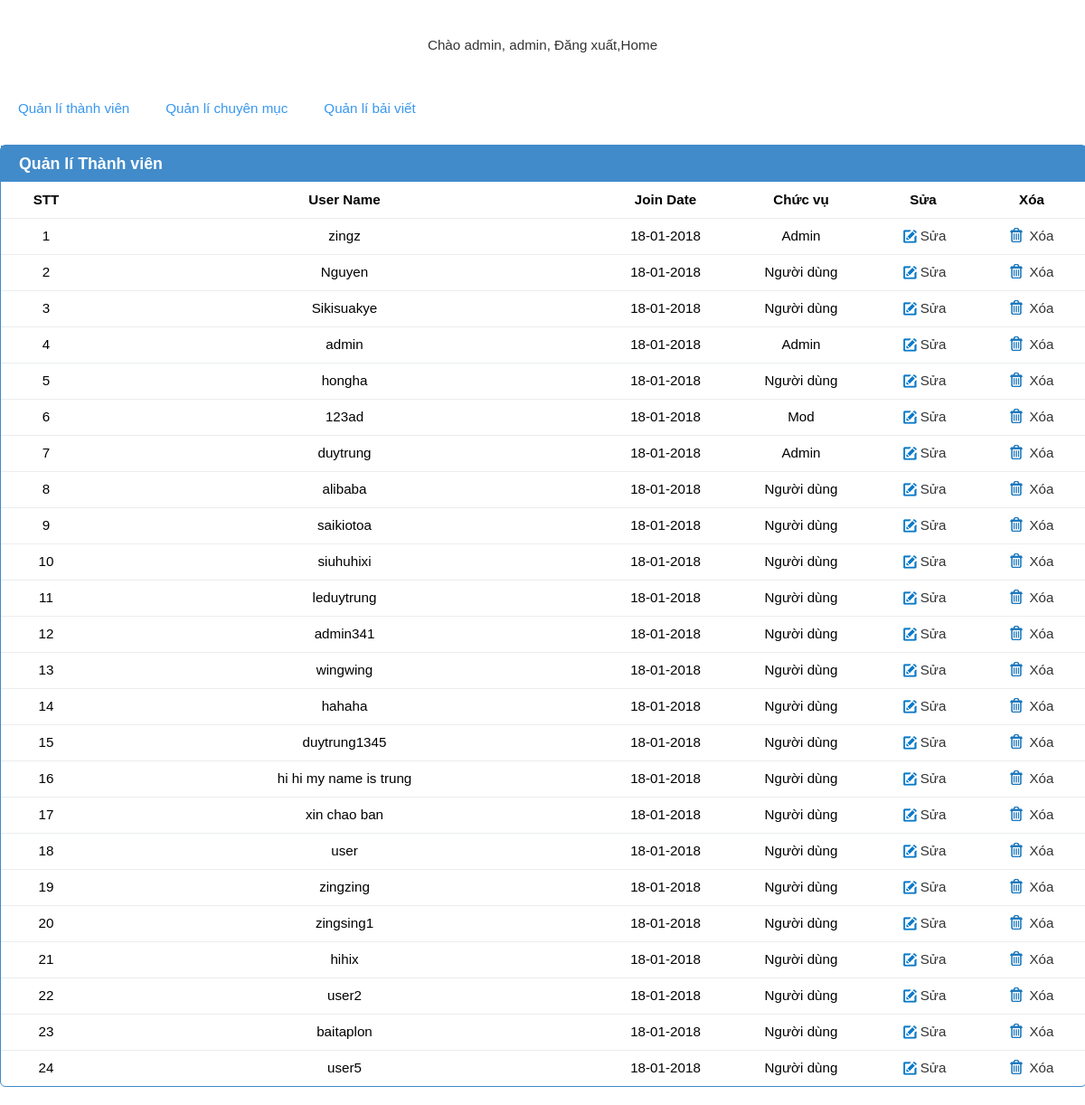
The page /admin/user.php (signed in) on the database its author committed.
### tables this page shows
CREATE TABLE `users` (
  `user_id` int(11) NOT NULL,
  `user_name` varchar(50) NOT NULL,
  `password` varchar(50) NOT NULL,
  `join_date` date NOT NULL,
  `level` int(11) NOT NULL
);

### admin/user.php (the view, shortened to what this page needs)
<?php require("templates/header.php");
	require '../library/connect.php';
?>
	<div id="container">
		<div id="header">
			<p>Chào admin, <?php echo $_SESSION['user_name'];?>, <a href="../logout.php">Đăng xuất</a>,<a href="../index.php">Home</a></p>
		</div>
		<div id="nav">
			<ul>
				<li><a href="user.php">Quản lí thành viên</a></li>
				<li><a href="category.php">Quản lí chuyên mục</a></li>
				<li><a href="article.php">Quản lí bải viết</a></li>
			</ul>
		</div>
		<div id="content-x">
			<div>
				<h3>Quản lí Thành viên</h3>
			</div>
		<table id="table">
			<tr>
				<th style="width: 100px">STT</th>
				<th>User Name</th>
				<th style="width: 150px">Join Date</th>
				<th style="width: 150px">Chức vụ</th>
				<th style="width: 120px;">Sửa</th>
				<th style="width: 120px;">Xóa</th>
			</tr>
			<?php
				$sql= "SELECT * ";
				$sql.= " FROM users ";
				$sql.= "ORDER BY user_id ASC ";
				$stmt= $conn->prepare($sql);
				$stmt->execute();
				if($stmt->rowCount()>0){
					$stt=1;
					$users =$stmt->fetchAll(PDO::FETCH_OBJ);
					foreach ($users as $user) {
				?>
				<tr>
					<td><?php echo $stt;?></td>
					<td><?php echo $user->user_name;?></td>
					<?php $time_stamp = strtotime($user->join_date);
						$join_date= date("d-m-Y");
					echo "<td>".$join_date."</td>";?>
					<td>
						<?php
						switch ($user->level) {
							case '1':
								echo "Người dùng";
								break;
							case '2':
								echo "Mod";
								break;
							case '4':
								echo "Admin";
								break;
						}
						?>
					</td>
					<td><a href="javascript:void(0);" class="edit-user"  data-userid="<?php echo $user->user_id;?>"><span class="icon-edit" >Sửa</a></td>
					<td><a href="javascript:void(0);" class="del-user" data-userid="<?php echo $user->user_id;?>"><span class="icon-delete" >Xóa</a></td>
				</tr>
				<?php
				$stt++;
					}
				} else{
					echo "<tr><td colspan='6'>Chưa có thành viên nào</td>
					</tr>";
				}
				?>
		</div>
	</div>

### admin/templates/style.css (style rules this page uses)
* { padding: 0px; margin:0px; }
.icon-edit { background:url(../../library/images/icon-edit.png) no-repeat; padding-left: 22px; }
.icon-delete { background:url(../../library/images/icon-delete.png) no-repeat; padding-left: 22px; }
a { text-decoration:none; color:#333; }
p { color: #333; }
body { font-family: arial; font-size: 0.95em; }
ul { list-style-type: none; }
#container { width: 1200px; margin:0 auto; }
#header { height: 100px; text-align: center; line-height: 100px; }
#nav ul { height: 40px; }
#nav li { float: left; line-height: 40px; }
#nav li a { color: #3897f0; padding-right: 20px; padding-left: 20px; display: block; }
#content-x { width: 1200px; margin:20px auto; border: 1px solid #418bca; border-radius: 6px; }
#content-x div { height: 40px; line-height: 40px; background: #418bca; color: #fff; }
#content-x div h3 { margin-left:20px; float: left; }
#content-x table { width: 1200px; text-align: center; border-collapse:collapse; }
#content-x table tr { height: 40px; line-height: 30px; border-bottom: 1px solid #eaecee; }

### rows shown on the page
users: user_name "zingz", level "Admin"
users: user_name "Nguyen", level "Người dùng"
users: user_name "Sikisuakye", level "Người dùng"
users: user_name "admin", level "Admin"
users: user_name "hongha", level "Người dùng"
users: user_name "123ad", level "Mod"
users: user_name "duytrung", level "Admin"
users: user_name "alibaba", level "Người dùng"
users: user_name "saikiotoa", level "Người dùng"
users: user_name "siuhuhixi", level "Người dùng"
users: user_name "leduytrung", level "Người dùng"
users: user_name "admin341", level "Người dùng"
users: user_name "wingwing", level "Người dùng"
users: user_name "hahaha", level "Người dùng"
users: user_name "duytrung1345", level "Người dùng"
users: user_name "hi hi my name is trung", level "Người dùng"
users: user_name "xin chao ban", level "Người dùng"
users: user_name "user", level "Người dùng"
users: user_name "zingzing", level "Người dùng"
users: user_name "zingsing1", level "Người dùng"
users: user_name "hihix", level "Người dùng"
users: user_name "user2", level "Người dùng"
users: user_name "baitaplon", level "Người dùng"
users: user_name "user5", level "Người dùng"

### other values the page prints
$_SESSION['user_name'] "admin"
